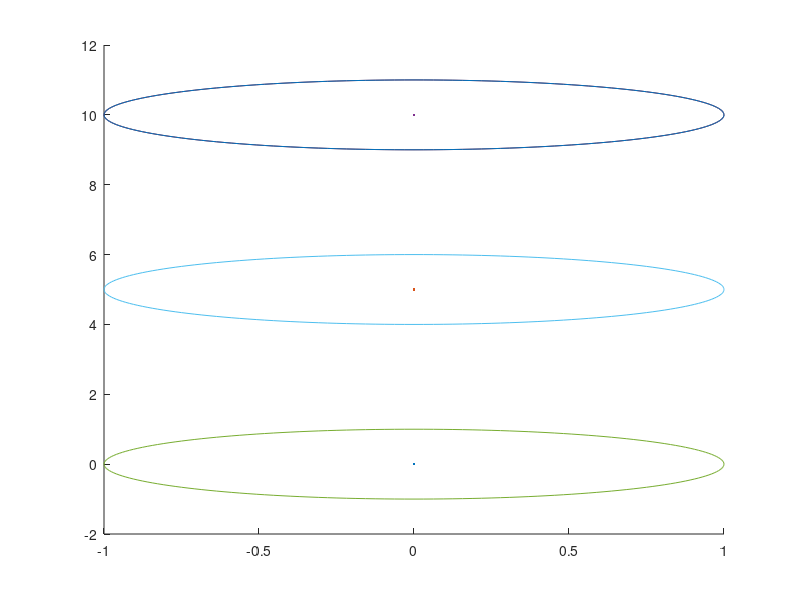

Source code (MATLAB): (Note: this script raises an error after producing the figure.)
clc 
clear all
clf

A=[0 0;0 0];
B=[1 0;0 1];
C=eye(2,2);
D=zeros(2,2);

sys=ss(A,B,C,D);


Num_agen=4;


Ts=0.1;
sysd=c2d(sys,Ts);
Ad=sysd.A;
Bd=sysd.B;
T=50;
%% intial trajectory
count=1;

X(:,1)=[0;0 ;  0;5 ; 0;10   ;  0;10 ];


for t=0:Ts:5
    if t<2
        u(:,count)=0*ones(2*Num_agen,1);
    else
        u(:,count)=0*ones(2*Num_agen,1);
    end
    for i=1:Num_agen
        X((2*i-1):(2*i),count+1)=Ad*X((2*i-1):(2*i),count)+Bd*u((2*i-1):(2*i),count);
    end
    count=count+1;   
end

X0=X;
for i=1:Num_agen
    hold on
    plot(X((2*i-1),:),X((2*i),:),'.')
end


hold on


%% Laplacian initial traj

X(:,1)=[0;0 ;  0;5 ; 0;10   ;  0;10 ];
%X(:,1)=[20;25 ;  20;20 ; 25;20   ;  25;25 ];

% Laplacian = - ones(Num_agen) + N*eye(Num_agen);
% 
% 
% final = [20;20  ;  0;20   ;   0;0   ;  20;0];
% 
% centroid = (ones(Num_agen,Num_agen) * X)/5;
%     centroid_diff = centroid-[final_centeroid(1) final_centeroid(2);final_centeroid(1) final_centeroid(2);final_centeroid(1) final_centeroid(2);final_centeroid(1) final_centeroid(2);final_centeroid(1) final_centeroid(2)];
% 
% V_des = Laplacian*(final-X);






%%
R_obs=2;
R_agent=1;
N=length(X(1,:));
obs_center=[
    X(1:2,1)'; ...
    X(3:4,1)'; ...
    X(5:6,1)'; ...
    X(7:8,1)'];
R_plot=[R_agent,R_agent,R_agent,R_agent];
R=2*R_plot;


alpha=1;
obs_num=length(R);
r_default=ones(Num_agen,1);

lambda=10000;

i=1;
figure(1)
tol=0.001;



hold on

theta=linspace(0,2*pi,201);
for j=1:obs_num
    x_theta=R_plot(j)*cos(theta);
    y_theta=R_plot(j)*sin(theta);
    plot(obs_center(j,1)+x_theta,obs_center(j,2)+y_theta)
end

for iteration=1:60
    




    cvx_begin 
        
        variable w(2*Num_agen,N-1)

        variable v(2*Num_agen,N-1)
        variable d(2*Num_agen,N)
        variable U(1,N-1)
        variable s(N*(obs_num-1),Num_agen)

        variable X_diff(N-1,Num_agen)
        %variable s_pos(N)
        %minimize (  500*sum(U*Ts) + lambda*sum(sum(abs(v)))  + lambda*(sum(max(s(:,1),0))   +   1*sum(max(s(:,2),0))) )
        
        minimize (  500*sum(sum(X_diff)) + lambda*sum(sum(abs(v)))  + lambda*0.001*(   sum(sum(max(s,0)))   )) 

        subject to
        cvx_precision best
        %cvx_precision low
        E=eye(2);
        d(:,1)==zeros(2*Num_agen,1);




        
        for i=1:N-1

            obs_center=[
                X(1:2,i)'; ...
                X(3:4,i)'; ...
                X(5:6,i)'; ...
                X(7:8,i)'];

            for j=1:Num_agen


                -r_default(j,1)<=w((2*j-1):(2*j),i)<=r_default(j,1);
  


                X((2*j-1):(2*j),i+1)+d((2*j-1):(2*j),i+1)== ...
                    (Ad*X((2*j-1):(2*j),i)+Ad*d((2*j-1):(2*j),i))+ ...
                    (Bd*u((2*j-1):(2*j),i)+Bd*w((2*j-1):(2*j),i))+E*v((2*j-1):(2*j),i);
                U(i)==norm(u(:,i),2);

                X_diff(i,j)==norm(X((2*j-1):(2*j),i+1)-X((2*j-1):(2*j),i),2);




                clc 
clear all
clf

A=[0 0;0 0];
B=[1 0;0 1];
C=eye(2,2);
D=zeros(2,2);

sys=ss(A,B,C,D);


Num_agen=4;


Ts=0.1;
sysd=c2d(sys,Ts);
Ad=sysd.A;
Bd=sysd.B;
T=50;
%% intial trajectory
count=1;
%X(:,1)=[0;0 ;  20;0 ; 20;20   ;  0;20 ];
X(:,1)=[0;0 ;  0;5 ; 0;10   ;  0;15 ];
for t=0:Ts:5
    if t<2
        u(:,count)=0*ones(2*Num_agen,1);
    else
        u(:,count)=0*ones(2*Num_agen,1);
    end
    for i=1:Num_agen
        X((2*i-1):(2*i),count+1)=Ad*X((2*i-1):(2*i),count)+Bd*u((2*i-1):(2*i),count);
    end
    count=count+1;   
end

X0=X;
for i=1:Num_agen
    hold on
    plot(X((2*i-1),:),X((2*i),:),'.')
end


hold on





%% Laplacian initial traj

X(:,1)=[0;0 ;  0;5 ; 0;15   ;  0;10 ];
%X(:,1)=[20;25 ;  20;20 ; 25;20   ;  25;25 ];
kp = 15.8;
kc = 1.5;
Laplacian = - ones(Num_agen) + Num_agen*eye(Num_agen);
% 
% 
% final = [20;25 ;  20;20 ; 25;20   ;  25;25 ];
% 
% centroid = (ones(Num_agen,Num_agen) * X)/5;
%     centroid_diff = centroid-[final_centeroid(1) final_centeroid(2);final_centeroid(1) final_centeroid(2);final_centeroid(1) final_centeroid(2);final_centeroid(1) final_centeroid(2);final_centeroid(1) final_centeroid(2)];
% 
% V_des = Laplacian*(final-X);



%%
R_obs=2;
R_agent=1;
N=length(X(1,:));
obs_center=[
    X(1:2,1)'; ...
    X(3:4,1)'; ...
    X(5:6,1)'; ...
    X(7:8,1)'];
R_plot=[R_agent,R_agent,R_agent,R_agent];
R=2*R_plot;


alpha=1;
obs_num=length(R);
r_default=0.7*ones(Num_agen,1);

lambda=10000;

i=1;
figure(1)
tol=0.001;



hold on

theta=linspace(0,2*pi,201);
for j=1:obs_num
    x_theta=R_plot(j)*cos(theta);
    y_theta=R_plot(j)*sin(theta);
    plot(obs_center(j,1)+x_theta,obs_center(j,2)+y_theta)
end

for iteration=1:60
    




    cvx_begin 
        cvx_solver sedumi
        variable w(2*Num_agen,N-1)

        variable v(2*Num_agen,N-1)
        variable d(2*Num_agen,N)
        variable U(1,N-1)
        variable s(N*(obs_num-1),Num_agen)
        %variable center(N,2)
        variable v_diff(N-1,Num_agen)
        %variable s_pos(N)
        %minimize (  500*sum(U*Ts) + lambda*sum(sum(abs(v)))  + lambda*(sum(max(s(:,1),0))   +   1*sum(max(s(:,2),0))) )
        
        minimize (  500*sum(sum(v_diff)) + 1000*lambda*sum(sum(abs(v)))  + lambda*0.001*(   sum(sum(max(s,0)))   )) 

        subject to
        cvx_precision best
        %cvx_precision low
        E=eye(2);
        d(:,1)==zeros(2*Num_agen,1);

        %center(1,:)==[0,0];


        
        for i=1:N-1
            
            obs_center=[
                X(1:2,i)'; ...
                X(3:4,i)'; ...
                X(5:6,i)'; ...
                X(7:8,i)'];

            center(i,:)=[(X(1,i)+X(3,i)+X(5,i)+X(7,i))/4,(X(2,i)+X(4,i)+X(6,i)+X(8,i))/4];


            final = [20,25 ;  20,20 ; 25,20   ;  25,25 ];
            final_centeroid=[22.5,22.5];
            centroid_diff = center(i,:)-final_centeroid;
            V_des = Laplacian*(final-obs_center);
            V_des=kp*V_des - centroid_diff*kc;
            
            for ii=1:4
                for jj=1:2
                    if V_des(ii,jj)>8
                        V_dess(jj+2*(ii-1),1)=8;
                    elseif V_des(ii,jj)<-8
                        V_dess(jj+2*(ii-1),1)=-8;
                    else
                        V_dess(jj+2*(ii-1),1)=V_des(ii,jj);
                    end
                end
            end
            
            

            for j=1:Num_agen


                -r_default(j,1)<=w((2*j-1):(2*j),i)<=r_default(j,1);
  


                X((2*j-1):(2*j),i+1)+d((2*j-1):(2*j),i+1)== ...
                    (Ad*X((2*j-1):(2*j),i)+Ad*d((2*j-1):(2*j),i))+ ...
                    (Bd*u((2*j-1):(2*j),i)+Bd*w((2*j-1):(2*j),i))+E*v((2*j-1):(2*j),i);
                U(i)==norm(u(:,i),2);

                v_diff(i,j)==norm(u((2*j-1):(2*j),i)    -   V_dess((2*j-1):(2*j))     ,2);




                countk=1;

                for k=1:obs_num
                    if k==j
                        continue
                    end
                    R(k)-norm(X((2*j-1):(2*j),i)-obs_center(k,:)',2)- ...
                        (X((2*j-1):(2*j),i)-obs_center(k,:)')'*(X((2*j-1):(2*j),i)+d((2*j-1):(2*j),i)-obs_center(k,:)') ...
                        /norm(X((2*j-1):(2*j),i)-obs_center(k,:)',2)<=s((countk-1)*(N)+i,j);
                    countk=countk+1;
                end
            end

        end

        X(:,N)+d(:,N)==[20;25 ;  20;20 ; 25;20   ;  25;25 ];
        
    cvx_end

    % 


    w=full(w);
    v=full(v);
    d=full(d);
    X=X+d;
    u=u+w;
    hold on
    for i=1:Num_agen
        hold on
        plot(X((2*i-1),:),X((2*i),:),'.')
    end
    ss=0;



    for i=1:N
        
        obs_center=[
            X(1:2,i)'; ...
            X(3:4,i)'; ...
            X(5:6,i)'; ...
            X(7:8,i)'];
        for j=1:Num_agen
            countk=1;
            for k=1:obs_num
                if k==j
                    continue
                end
                ss((countk-1)*(N)+i,j)=R(k)-norm(X((2*j-1):(2*j),i)-obs_center(k,:)',2);
                countk=countk+1;
            end
        end
        
    end

    ss_max=max(ss);

    % for i=1:Num_agen
    %     if ss_max(i)<0
    %         r_default(i)=0.01;
    %     else
    %         r_default(i)=1;
    %     end
    % end

    
    
    if max(max(ss))<0 && iteration>4
        break;
    end
    pause(0.01)
end


%%
figure(2)
hold on
for i=1:N
    for j=1:Num_agen
        hold on
        if j==1
            plot(X((2*j-1),i),X((2*j),i),'r.')
        elseif j==2
            plot(X((2*j-1),i),X((2*j),i),'g.')
        elseif j==3
            plot(X((2*j-1),i),X((2*j),i),'b.')
        elseif j==4
            plot(X((2*j-1),i),X((2*j),i),'c.')
        end
        
        %plot(X0((2*i-1),:),X0((2*i),:),'.')
    end

    obs_center=[
        X(1:2,i)'; ...
        X(3:4,i)'; ...
        X(5:6,i)'; ...
        X(7:8,i)'];


    theta=linspace(0,2*pi,201);
    xlim([-5 30])
    ylim([-5 30])
    for j=1:obs_num
        hold on
        x_theta=R_plot(j)*cos(theta);
        y_theta=R_plot(j)*sin(theta);
        if j==1
            plot(obs_center(j,1)+x_theta,obs_center(j,2)+y_theta,'r')
        elseif j==2
            plot(obs_center(j,1)+x_theta,obs_center(j,2)+y_theta,'g')
        elseif j==3
            plot(obs_center(j,1)+x_theta,obs_center(j,2)+y_theta,'b')
        elseif j==4
            plot(obs_center(j,1)+x_theta,obs_center(j,2)+y_theta,'c')
        end
    end

pause(0.05)
%clf


end









%% utility funcitons


function XX=stack_vec(X,u)
    XX=reshape(X(:,1:end-1),[length((X(:,1)))*length(X(1,:))-4,1]);
    uu=reshape(u,[length((u(:,1)))*length(u(1,:)),1]);
    XX=[XX;uu];
end


function [X,u]=unstack_vec(XX,uu)
    X=reshape(XX,[4,length(XX)/4]);
    u=reshape(uu,[2,length(uu)/2]);
end
                countk=1;

                for k=1:obs_num
                    if k==j
                        continue
                    end
                    R(k)-norm(X((2*j-1):(2*j),i)-obs_center(k,:)',2)- ...
                        (X((2*j-1):(2*j),i)-obs_center(k,:)')'*(X((2*j-1):(2*j),i)+d((2*j-1):(2*j),i)-obs_center(k,:)') ...
                        /norm(X((2*j-1):(2*j),i)-obs_center(k,:)',2)<=s((countk-1)*(N)+i,j);
                    countk=countk+1;
                end
            end

        end

        X(:,N)+d(:,N)==[20;25 ;  20;20 ; 25;20   ;  25;25 ];
        
    cvx_end

    % 


    w=full(w);
    v=full(v);
    d=full(d);
    X=X+d;
    u=u+w;
    hold on
    for i=1:Num_agen
        hold on
        plot(X((2*i-1),:),X((2*i),:),'.')
    end
    ss=0;



    for i=1:N
        
        obs_center=[
            X(1:2,i)'; ...
            X(3:4,i)'; ...
            X(5:6,i)'; ...
            X(7:8,i)'];
        for j=1:Num_agen
            countk=1;
            for k=1:obs_num
                if k==j
                    continue
                end
                ss((countk-1)*(N)+i,j)=R(k)-norm(X((2*j-1):(2*j),i)-obs_center(k,:)',2);
                countk=countk+1;
            end
        end
        
    end

    ss_max=max(ss);

    for i=1:Num_agen
        if ss_max(i)<0
            r_default(i)=0;
        else
            r_default(i)=1;
        end
    end

    
    
    if max(max(ss))<0 && iteration>4
        break;
    end
    pause(0.01)
end


%%
figure(2)
hold on
for i=1:N
    for j=1:Num_agen
        hold on
        plot(X((2*j-1),i),X((2*j),i),'g.')
        %plot(X0((2*i-1),:),X0((2*i),:),'.')
    end

    obs_center=[
        X(1:2,i)'; ...
        X(3:4,i)'; ...
        X(5:6,i)'; ...
        X(7:8,i)'];


    theta=linspace(0,2*pi,201);
    xlim([0 25])
    ylim([0 25])
    for j=1:obs_num
        hold on
        x_theta=R_plot(j)*cos(theta);
        y_theta=R_plot(j)*sin(theta);
        plot(obs_center(j,1)+x_theta,obs_center(j,2)+y_theta,'b')
    end

pause(0.05)
%clf


end









%% utility funcitons


function XX=stack_vec(X,u)
    XX=reshape(X(:,1:end-1),[length((X(:,1)))*length(X(1,:))-4,1]);
    uu=reshape(u,[length((u(:,1)))*length(u(1,:)),1]);
    XX=[XX;uu];
end


function [X,u]=unstack_vec(XX,uu)
    X=reshape(XX,[4,length(XX)/4]);
    u=reshape(uu,[2,length(uu)/2]);
end